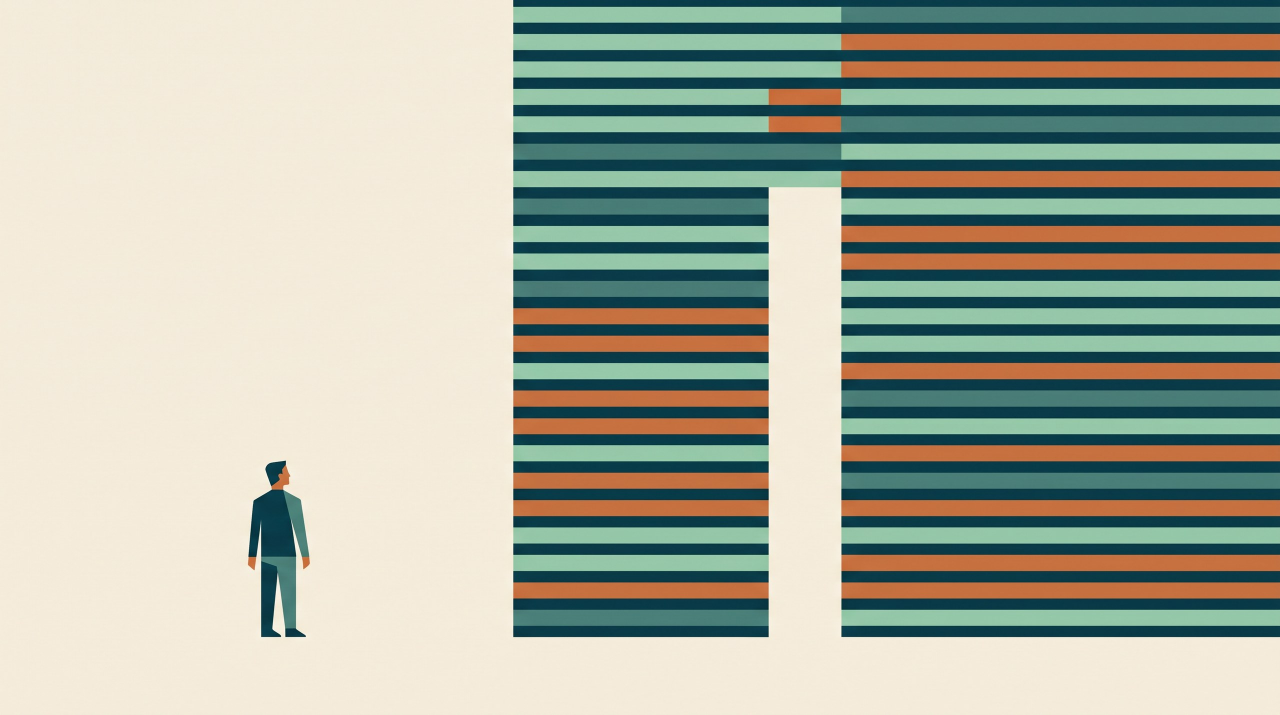
#> input picture bilder/01-titel-wand.jpg, 2560 x 1429 px, found by its file name (shown at 1/2 size); its folder holds 4 pictures in this run
$ python umfaerben.py 01-titel-wand.jpg
#> lines starting #> are read from the running program, lines starting #| are printed output that depends on the picture
#!/usr/bin/env python3
"""Bildet die Illustrationen von der alten auf die neue Palette ab.

Die JPGs entstanden in der Petrol-Creme-Palette. Nach dem Wechsel auf das in
DESIGN.md festgelegte System passten sie nicht mehr zu den Folien. Neu
erzeugen waere Zufall — dieselben Formen kaemen nicht wieder heraus. Also
wird umgefaerbt.

Verfahren: Jedes Pixel wird dem naechstgelegenen Anker der alten Palette
zugeordnet und durch dessen neuen Wert ersetzt. Der Helligkeitsunterschied
zum Anker bleibt erhalten. Ein reines Ersetzen wuerde Verlaeufe und
Kantenglaettung platt machen und sichtbare Stufen erzeugen; so bleiben die
Balken auf der Titelfolie weich.

    python3 bilder/umfaerben.py            # faerbt und schreibt
    python3 bilder/umfaerben.py --probe    # zeigt nur, was passieren wuerde

Die Originale wandern nach bilder/original-petrol/ und bleiben dort. Ein
zweiter Lauf faerbt immer aus dem Original, nie aus dem Ergebnis — sonst
verschoebe sich die Farbe mit jedem Aufruf weiter.
"""
import pathlib
import shutil
import sys

from PIL import Image

HIER = pathlib.Path(__file__).resolve().parent
ORIGINAL = HIER / "original-petrol"

# alter Anker -> neuer Wert. Die Anker sind die Farben, aus denen die Bilder
# erzeugt wurden, die Ziele die Rollen aus stil.css.
ABBILDUNG = [
    ("#F4F1EA", "#F5F6F8"),  # Papier      -> hellster Neutralton
    ("#E7E2D5", "#EEF0F3"),  # ruhige Flaeche
    ("#124A53", "#14459E"),  # Petrol      -> Marke
    ("#0E3B42", "#0E3378"),  # dunkles Petrol -> Marke dunkel
    ("#6FD0C0", "#B9DFFA"),  # Mint        -> Akzent auf Marke
    ("#C4622D", "#A4162B"),  # Orange      -> Pflicht, das einzige Rot
    ("#191917", "#14171C"),  # Tinte
    ("#FFFFFF", "#FFFFFF"),  # Weiss bleibt
]

# Warum das alte Papier auf --grund geht und nicht auf --papier: --papier ist
# jetzt reines Weiss, und Weiss ist bereits der letzte Anker. Beide Anker auf
# denselben Wert zu legen presst die hellen Verlaeufe gegen die Obergrenze und
# erzeugt genau die Stufen, die dieses Skript vermeiden soll. --grund liegt
# eine Spur darunter, laesst den Lichtern Luft und gehoert zur Palette.


def rgb(wert):
#> called with wert = '#F4F1EA'
    h = wert.lstrip("#")
#> h = 'F4F1EA'
    return tuple(int(h[i:i + 2], 16) for i in (0, 2, 4))


def helligkeit(farbe):
    r, g, b = farbe
    return 0.299 * r + 0.587 * g + 0.114 * b


def umfaerben(bild):
    anker = [(rgb(a), rgb(n)) for a, n in ABBILDUNG]
#> anker = 8 items
    hell_anker = [helligkeit(a) for a, _ in anker]
#> hell_anker = [241.1, 226, 58.28, 46.34, 177.2, 121.3, 24.77, 255]
    breite, hoehe = bild.size
#> breite = 2560; hoehe = 1429
    px = list(bild.getdata())
#> px = 3658240 items
    neu = []
    zwischen = {}
    for p in px:
        if p in zwischen:
            neu.append(zwischen[p])
            continue
        # naechster Anker im RGB-Raum
        i = min(range(len(anker)),
                key=lambda k: sum((p[j] - anker[k][0][j]) ** 2 for j in range(3)))
        # Helligkeitsabstand zum Anker uebernehmen, damit Verlaeufe und
        # weiche Kanten erhalten bleiben
        d = helligkeit(p) - hell_anker[i]
        ziel = anker[i][1]
        wert = tuple(max(0, min(255, round(ziel[j] + d))) for j in range(3))
        zwischen[p] = wert
        neu.append(wert)
#> this loop made 3658240 passes
#> p on passes 2 to 4: (243, 236, 218), (243, 236, 218), (243, 236, 218)
#> after the loop, neu = 3658240 items; zwischen = 21052 items
    aus = Image.new("RGB", (breite, hoehe))
#> aus: PIL image 2560x1429 RGB; every value is 0
    aus.putdata(neu)
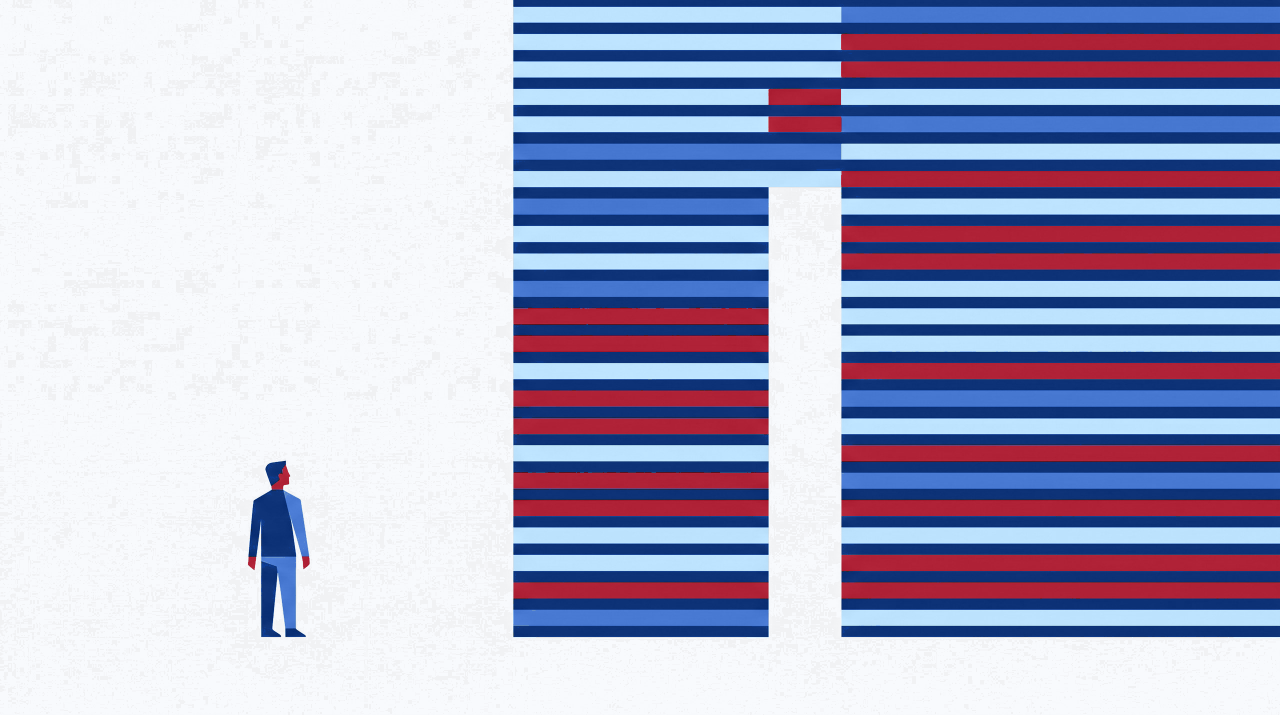
#> aus: PIL image 2560x1429 RGB (shown at 1/2 size); mean R, G, B 172, 172.5, 199
    return aus


def main():
    probe = "--probe" in sys.argv
    ORIGINAL.mkdir(exist_ok=True)
    bilder = sorted(p for p in HIER.glob("*.jpg") if p.parent == HIER)
    if not bilder:
        sys.exit("Keine JPGs in bilder/ gefunden.")
    for bild in bilder:
        quelle = ORIGINAL / bild.name
        if not quelle.exists():
            if probe:
                print(f"  {bild.name}: wuerde nach original-petrol/ gesichert")
                quelle = bild
            else:
                shutil.copy2(bild, quelle)
        if probe:
            print(f"  {bild.name}: wuerde aus {quelle.parent.name}/ umgefaerbt")
            continue
        ergebnis = umfaerben(Image.open(quelle).convert("RGB"))
        ergebnis.save(bild, quality=92, optimize=True)
        print(f"  {bild.name}  {bild.stat().st_size // 1024} kB")
#> pass 2 of the loop in main, `for bild in bilder:`:
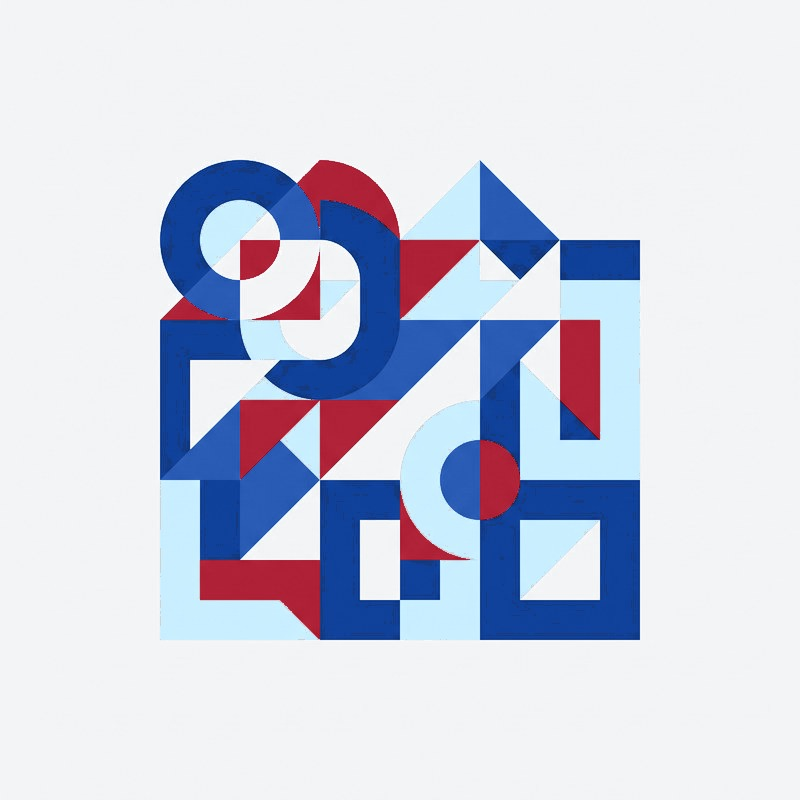
#> input picture bilder/02-teile-ganzes.jpg, 800 x 800 px, found by its file name
#> px = 640000 items
#> the loop in umfaerben (call 2), `for p in px:` made 640000 passes
#> p on passes 3 to 5: (243, 244, 246), (243, 244, 246), (243, 244, 246)
#> after the loop in umfaerben (call 2), `for p in px:`: zwischen = 14927 items
#> in umfaerben (call 2), `aus.putdata(neu)`:
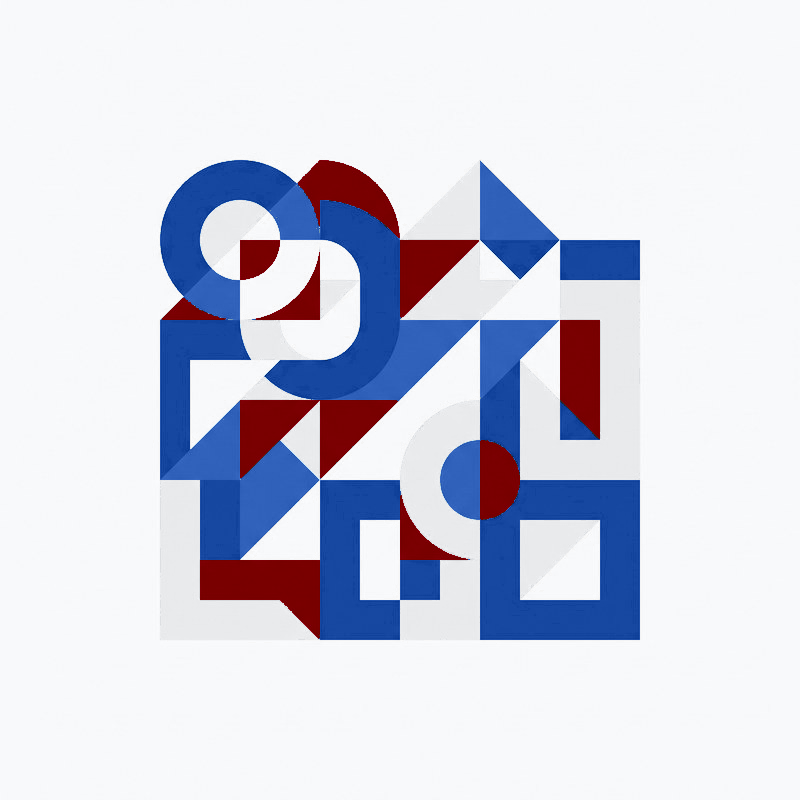
#> aus: PIL image 800x800 RGB; mean R, G, B 209.5, 211.6, 225.9
#> pass 3 of the loop in main, `for bild in bilder:`:
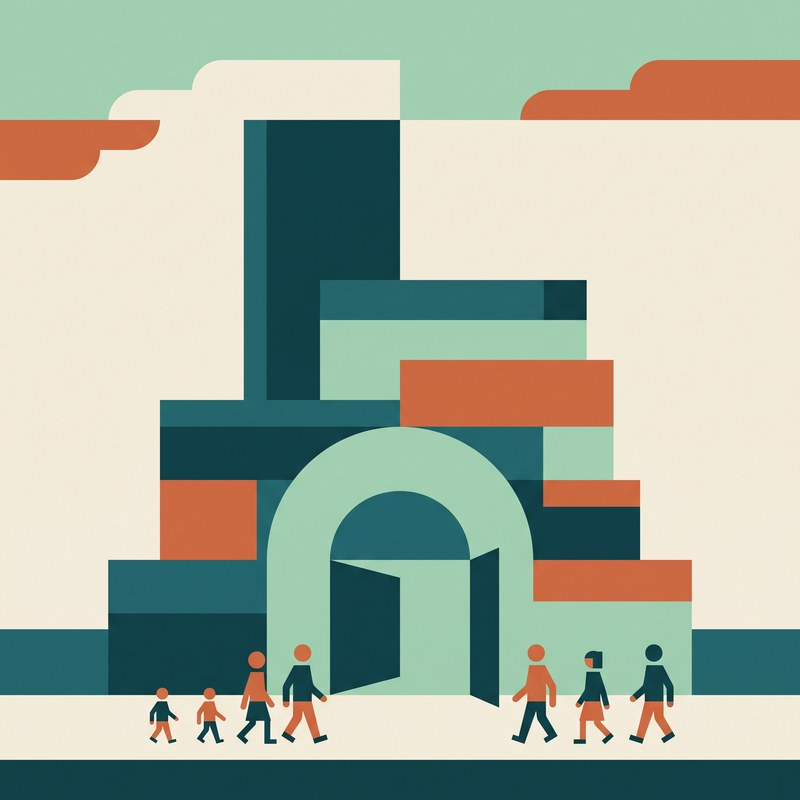
#> input picture bilder/03-unternehmen.jpg, 800 x 800 px, found by its file name
#> the loop in umfaerben (call 3), `for p in px:` made 640000 passes
#> p on passes 2 to 4: (161, 206, 177), (161, 206, 177), (161, 206, 177)
#> after the loop in umfaerben (call 3), `for p in px:`: zwischen = 17955 items
#> in umfaerben (call 3), `aus.putdata(neu)`:
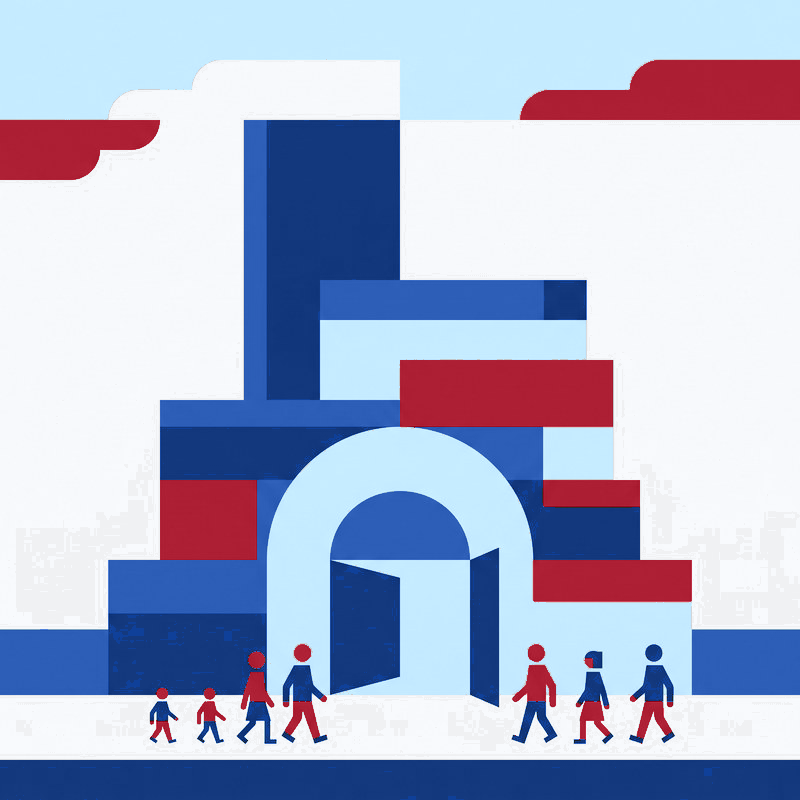
#> aus: PIL image 800x800 RGB; mean R, G, B 172.7, 179.7, 206.8
#> the loop made 4 passes; the first 3 are shown
    if not probe:
        print(f"\n{len(bilder)} Bilder umgefaerbt, Originale in "
              f"{ORIGINAL.name}/")


if __name__ == "__main__":
    main()
